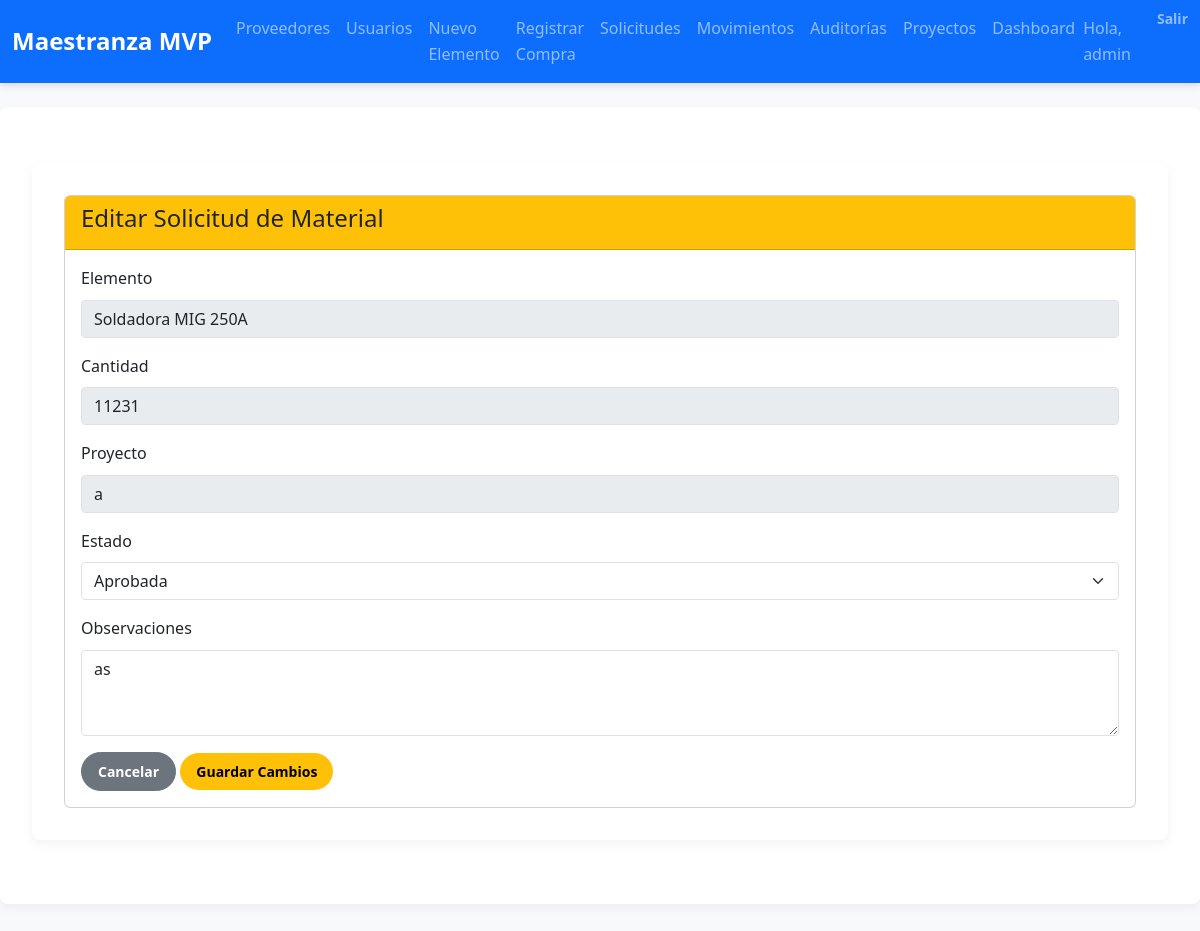
Page /solicitudes/1/editar/ (signed in) on the committed database.
### inventario/models.py (models this page shows, shortened)
class SolicitudMaterial(models.Model):
    ESTADO_CHOICES = [
        ('pendiente', 'Pendiente'),
        ('aprobada', 'Aprobada'),
        ('rechazada', 'Rechazada'),
        ('entregada', 'Entregada'),
    ]
    solicitante = models.ForeignKey(User, on_delete=models.CASCADE)
    elemento = models.ForeignKey(ElementoInventario, on_delete=models.CASCADE)
    cantidad = models.PositiveIntegerField()
    proyecto = models.CharField(max_length=100)
    fecha_solicitud = models.DateTimeField(auto_now_add=True)
    fecha_entrega = models.DateTimeField(null=True, blank=True)
    estado = models.CharField(max_length=20, choices=ESTADO_CHOICES, default='pendiente')
    observaciones = models.TextField(blank=True)

class ElementoInventario(models.Model):
    nombre = models.CharField(max_length=100)
    descripcion = models.TextField(blank=True)
    numero_serie = models.CharField(max_length=50, unique=True)
    proveedor = models.ForeignKey(Proveedor, on_delete=models.PROTECT)
    categoria = models.ForeignKey(Categoria, on_delete=models.SET_NULL, null=True, blank=True)
    etiquetas = models.ManyToManyField(Etiqueta, blank=True)
    ubicacion = models.CharField(max_length=100)
    lote = models.CharField(max_length=50, blank=True, null=True, help_text="Identificador de lote (opcional)")
    fecha_vencimiento = models.DateField(blank=True, null=True, help_text="Fecha de vencimiento (opcional)")
    stock_actual = models.PositiveIntegerField(default=0)
    stock_minimo = models.PositiveIntegerField(default=1)

### inventario/decorators.py (the view)
        def wrapper(request, *args, **kwargs):
            user = request.user
            if user.is_authenticated and (
                user.is_superuser or
                user.groups.filter(name=role_name).exists()
            ):
                return view_func(request, *args, **kwargs)
            messages.error(request,
                "🚫 No tienes permiso para acceder a esta funcionalidad."
            )
            return redirect('inventario:index')

### inventario/forms.py
class SolicitudMaterialEditForm(forms.ModelForm):
    class Meta:
        model = SolicitudMaterial
        fields = ['estado', 'observaciones']
        widgets = {
            'estado': forms.Select(attrs={'class':'form-select'}),
            'observaciones': forms.Textarea(attrs={'class':'form-control', 'rows':3}),
        }

### inventario/context_processors.py (called while the page is built)
def role_flags(request):
    user = request.user
    return {
        'is_admin':    user.is_authenticated and user.is_superuser,
        'is_gestor':   user.is_authenticated and user.groups.filter(name='Gestor de Inventario').exists(),
        'is_comprador':user.is_authenticated and user.groups.filter(name='Comprador').exists(),
        'is_logistica':user.is_authenticated and user.groups.filter(name='Logística').exists(),
        'is_auditor':  user.is_authenticated and user.groups.filter(name='Auditor').exists(),
        'is_produccion':user.is_authenticated and user.groups.filter(name='Jefe de Producción').exists(),
        'is_gerente_proyecto':user.is_authenticated and user.groups.filter(name='Gerente de Proyectos').exists(),
        'is_usuario_final':user.is_authenticated and user.groups.filter(name='Usuario Final').exists(),
    }

### inventario/views.py (called while the page is built)
@login_required
@role_required('Gestor de Inventario')
def solicitud_update(request, pk):
    solicitud = get_object_or_404(SolicitudMaterial, pk=pk)
    if request.method == 'POST':
        form = SolicitudMaterialEditForm(request.POST, instance=solicitud)
        if form.is_valid():
            form.save()
            messages.success(request, 'Solicitud actualizada correctamente.')
            return redirect('inventario:solicitud_list')
    else:
        form = SolicitudMaterialEditForm(instance=solicitud)
    return render(request, 'inventario/solicitud_edit_form.html', {'form': form, 'solicitud': solicitud})

### inventario/templates/inventario/solicitud_edit_form.html
{% extends 'inventario/base.html' %}
{% load widget_tweaks %}
{% block content %}
<div class="container mt-4">
  <div class="card">
    <div class="card-header bg-warning text-dark">
      <h4>Editar Solicitud de Material</h4>
    </div>
    <div class="card-body">
      <form method="post">{% csrf_token %}
        <div class="mb-3">
          <label class="form-label">Elemento</label>
          <input type="text" class="form-control" value="{{ solicitud.elemento.nombre }}" disabled>
        </div>
        <div class="mb-3">
          <label class="form-label">Cantidad</label>
          <input type="text" class="form-control" value="{{ solicitud.cantidad }}" disabled>
        </div>
        <div class="mb-3">
          <label class="form-label">Proyecto</label>
          <input type="text" class="form-control" value="{{ solicitud.proyecto }}" disabled>
        </div>
        <div class="mb-3">
          <label class="form-label">Estado</label>
          {{ form.estado|add_class:'form-select' }}
        </div>
        <div class="mb-3">
          <label class="form-label">Observaciones</label>
          {{ form.observaciones|add_class:'form-control' }}
        </div>
        <a href="{% url 'inventario:solicitud_list' %}" class="btn btn-secondary">Cancelar</a>
        <button type="submit" class="btn btn-warning">Guardar Cambios</button>
      </form>
    </div>
  </div>
</div>
{% endblock %}

### inventario/templates/inventario/base.html (shortened to what this page needs)
{% load static %}
<!DOCTYPE html>
<html lang="es">
<head>
  <link
    href="https://cdn.jsdelivr.net/npm/bootstrap@5.3.2/dist/css/bootstrap.min.css"
    rel="stylesheet"
>
  <link
    href="https://cdnjs.cloudflare.com/ajax/libs/font-awesome/6.4.0/css/all.min.css"
    rel="stylesheet"
>
  <link rel="stylesheet" href="{% static 'inventario/css/styles.css' %}">
</head>
<body>
  <nav class="navbar navbar-expand-lg navbar-dark bg-primary">
    <div class="container-fluid">
      <a class="navbar-brand" href="{% url 'inventario:index' %}">Maestranza MVP</a>
      <div class="collapse navbar-collapse" id="navbarNav">
        <ul class="navbar-nav me-auto">
          {% if user.is_authenticated %}
            {% if is_admin %}
              <li class="nav-item"><a class="nav-link" href="{% url 'inventario:proveedor_list' %}">Proveedores</a></li>
              <li class="nav-item"><a class="nav-link" href="{% url 'inventario:usuario_list' %}">Usuarios</a></li>
              <li class="nav-item"><a class="nav-link" href="{% url 'inventario:elemento_create' %}">Nuevo Elemento</a></li>
              <li class="nav-item"><a class="nav-link" href="{% url 'inventario:recepcion_create' %}">Registrar Compra</a></li>
              <li class="nav-item"><a class="nav-link" href="{% url 'inventario:solicitud_list' %}">Solicitudes</a></li>
              <li class="nav-item"><a class="nav-link" href="{% url 'inventario:movimiento_list' %}">Movimientos</a></li>
              <li class="nav-item"><a class="nav-link" href="{% url 'inventario:auditoria_list' %}">Auditorías</a></li>
              <li class="nav-item"><a class="nav-link" href="{% url 'inventario:proyecto_list' %}">Proyectos</a></li>
              <li class="nav-item"><a class="nav-link" href="{% url 'inventario:dashboard_proyectos' %}">Dashboard</a></li>
            {% endif %}
          {% endif %}
        </ul>
        <ul class="navbar-nav">
          {% if user.is_authenticated %}
            <li class="nav-item navbar-text me-3">Hola, {{ user.username }}</li>
            <li class="nav-item">
              <form method="post" action="{% url 'logout' %}" class="d-inline">
                <button class="nav-link btn btn-link p-0">Salir</button>
              </form>
            </li>
          {% endif %}
        </ul>
      </div>
    </div>
  </nav>
  <div class="container mt-4">
    {% block content %}{% endblock %}
  </div>
</body>
</html>

### inventario/static/inventario/css/styles.css (style rules this page uses)
:root { --brand-primary: #0056b3; --brand-secondary: #6c757d; --brand-success: #28a745; --brand-warning: #ffc107; --brand-danger: #dc3545; --brand-info: #17a2b8; --light-bg: #f8f9fa; --dark-bg: #343a40; --text-base: #212529; --text-muted: #6c757d; --table-border: #dee2e6; --stripe-bg: rgba(0, 0, 0, 0.03); }
* { margin: 0; padding: 0; box-sizing: border-box; }
body { font-family: 'Segoe UI', Tahoma, Geneva, Verdana, sans-serif; background-color: var(--light-bg); color: var(--text-base); line-height: 1.6; }
.navbar { box-shadow: 0 2px 8px rgba(0, 0, 0, 0.15); }
.navbar-brand { font-weight: 700; font-size: 1.5rem; }
.nav-link { font-weight: 500; }
.container { max-width: 1200px; margin: 2rem auto; background: #fff; padding: 2rem; border-radius: 0.5rem; box-shadow: 0 4px 12px rgba(0, 0, 0, 0.05); }
.btn { border-radius: 2rem; padding: 0.5rem 1rem; font-size: 0.875rem; font-weight: 600; transition: filter 0.2s ease; }
.btn-warning { background-color: var(--brand-warning); border: none; }
.form-control, .form-select { border-radius: 0.25rem; box-shadow: none; border: 1px solid var(--table-border); }

### rows in the picture
SolicitudMaterial: elemento.nombre "Soldadora MIG 250A", cantidad "11231", proyecto "a", estado "Aprobada", observaciones "as"

### other values in the picture
{{ user.username }} "admin"
